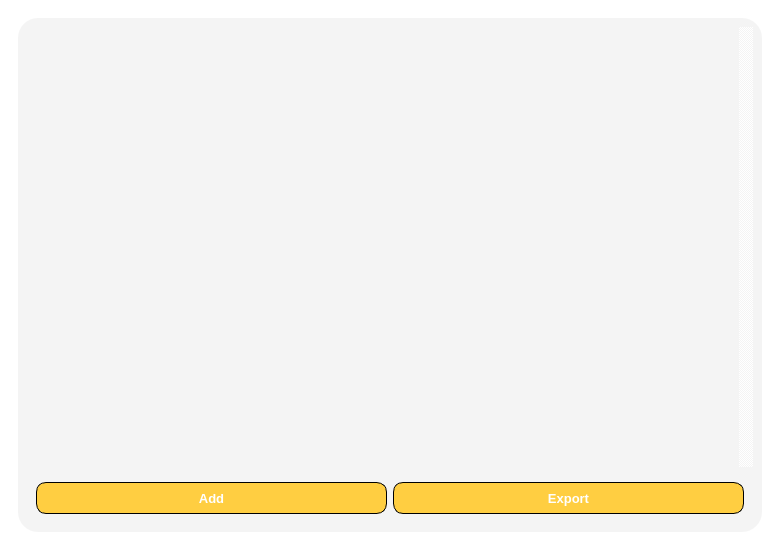
<?xml version="1.0" encoding="UTF-8"?>
<ui version="4.0">
 <class>MainWindow</class>
 <widget class="QMainWindow" name="MainWindow">
  <property name="geometry">
   <rect>
    <x>0</x>
    <y>0</y>
    <width>780</width>
    <height>550</height>
   </rect>
  </property>
  <property name="minimumSize">
   <size>
    <width>780</width>
    <height>550</height>
   </size>
  </property>
  <property name="windowTitle">
   <string>MainWindow</string>
  </property>
  <property name="styleSheet">
   <string notr="true">padding: 0px;
border: 0px;
background-color: white;</string>
  </property>
  <widget class="QWidget" name="centralwidget">
   <layout class="QHBoxLayout" name="horizontalLayout">
    <item>
     <widget class="QWidget" name="widget_2" native="true">
      <property name="styleSheet">
       <string notr="true"/>
      </property>
      <layout class="QVBoxLayout" name="verticalLayout">
       <item>
        <widget class="QWidget" name="widget_3" native="true">
         <property name="styleSheet">
          <string notr="true">border-radius: 20px;
background-color: #F4F4F4;</string>
         </property>
         <layout class="QVBoxLayout" name="verticalLayout_4">
          <item>
           <widget class="QListWidget" name="listWidget_2">
            <property name="font">
             <font>
              <pointsize>13</pointsize>
             </font>
            </property>
            <property name="styleSheet">
             <string notr="true">QListWidget{
	border: 0px;
	margin-top: 0px;
}

QListWidget::item {
	background-color: white;
	height: 60px;
	margin: 5px;
	margin-bottom: 10px;
	border-radius: 15px;
	padding-left: 15px;
	padding-right: 15px;
}

QListWidget::item::hover{
	background-color: rgb(250, 250, 250);
	color: black;
	height: 60px;
	margin: 5px;
	margin-bottom: 10px;
	border-radius: 15px;
	padding-left: 15px;
	padding-right: 15px;
}

QListWidget::item::selected{
	background-color: rgb(250, 250, 250);
	color: black;
	height: 60px;
	margin: 5px;
	margin-bottom: 10px;
	border-radius: 15px;
	padding-left: 15px;
	padding-right: 15px;
	border: 2px solid gray;
}</string>
            </property>
            <property name="verticalScrollBarPolicy">
             <enum>Qt::ScrollBarAlwaysOn</enum>
            </property>
            <property name="horizontalScrollBarPolicy">
             <enum>Qt::ScrollBarAlwaysOff</enum>
            </property>
           </widget>
          </item>
          <item>
           <widget class="QWidget" name="widget_4" native="true">
            <layout class="QHBoxLayout" name="horizontalLayout_3">
             <item>
              <widget class="QPushButton" name="pushButton_11">
               <property name="font">
                <font>
                 <family>Segoe UI</family>
                 <pointsize>10</pointsize>
                 <weight>75</weight>
                 <bold>true</bold>
                </font>
               </property>
               <property name="styleSheet">
                <string notr="true">QPushButton{
	border: 1px solid black;
	height: 30px;
	border-radius: 10px;
	background-color: #FFCE41;
	color: white;
}

QPushButton::hover{
	border: 2px solid black;
	height: 30px;
	border-radius: 10px;
	background-color: #FFCE41;
}

QPushButton::pressed{
	border: 2px solid black;
	height: 30px;
	border-radius: 10px;
	background-color: rgb(234, 188, 59);
}</string>
               </property>
               <property name="text">
                <string>Add</string>
               </property>
               <property name="icon">
                <iconset>
                 <normaloff>../Image/new.png</normaloff>../Image/new.png</iconset>
               </property>
               <property name="iconSize">
                <size>
                 <width>16</width>
                 <height>16</height>
                </size>
               </property>
              </widget>
             </item>
             <item>
              <widget class="QPushButton" name="pushButton_3">
               <property name="font">
                <font>
                 <family>Segoe UI</family>
                 <pointsize>10</pointsize>
                 <weight>75</weight>
                 <bold>true</bold>
                </font>
               </property>
               <property name="styleSheet">
                <string notr="true">QPushButton{
	border: 1px solid black;
	height: 30px;
	border-radius: 10px;
	background-color: #FFCE41;
	color: white;
}

QPushButton::hover{
	border: 2px solid black;
	height: 30px;
	border-radius: 10px;
	background-color: #FFCE41;
}

QPushButton::pressed{
	border: 2px solid black;
	height: 30px;
	border-radius: 10px;
	background-color: rgb(234, 188, 59);
}</string>
               </property>
               <property name="text">
                <string>Export</string>
               </property>
               <property name="icon">
                <iconset>
                 <normaloff>../Image/remove.png</normaloff>../Image/remove.png</iconset>
               </property>
               <property name="iconSize">
                <size>
                 <width>16</width>
                 <height>16</height>
                </size>
               </property>
              </widget>
             </item>
            </layout>
           </widget>
          </item>
         </layout>
        </widget>
       </item>
      </layout>
     </widget>
    </item>
   </layout>
  </widget>
 </widget>
 <resources/>
 <connections/>
</ui>
